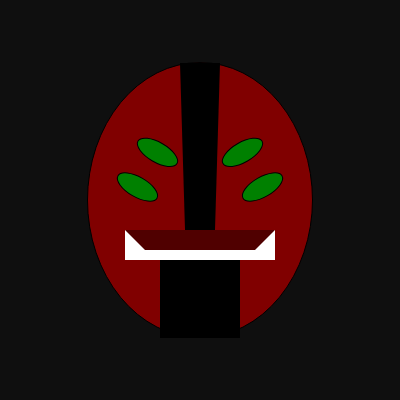
Frame 1 (no input)
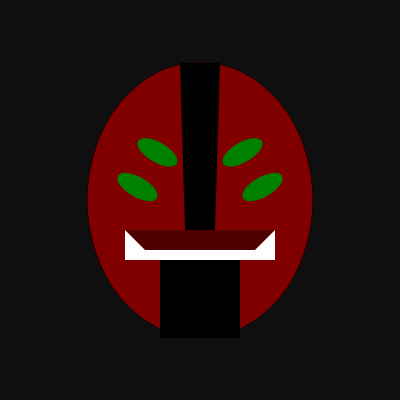
Frame 2 (the mouse pressed at the canvas centre, redrawn once)

The p5.js sketch that drew these frames (run headless with seeded random() and noise() and a simulated clock; the mouse was pressed at the canvas centre and the sketch redrawn once):

// p5.js sketch
// ── sketch.js
function setup() {
  createCanvas(400, 400);
  background(15);
  rectMode(CENTER)
  angleMode(DEGREES)
  noLoop()
}

function draw() {
  
  translate(width/2,height/2)
  fill(128,0,0)
  ellipse(0,0,225,275)
  fill(0, 128, 0)
  /*right eye */
  push()
  translate(70,0)
  rotate(-30)
  ellipse(0,-55,45,20)
  ellipse(0, -15,45,20)
  pop()
  /*left eye */
  push()
  translate(-70,0)
  rotate(30)
  ellipse(0,-55,45,20)
  ellipse(0, -15,45,20)
  pop()
  
  /*mouth*/
  fill(80,0,0)
  noStroke()
  rect(0,45,150,30)
  fill(255)
  
  /*Teeth*/
  beginShape();
  vertex(-75, 30);
  vertex(-75, 60);
  vertex(75, 60);
  vertex(75, 30);
  vertex(55, 50);
  vertex(-55, 50);
  endShape();
  
  /*Top head*/
  beginShape();
  fill(0)
  vertex(20, -137);
  vertex(15, 30);
  vertex(-15, 30);
  vertex(-20, -137);
  endShape();
  
  /*bottom head*/
  beginShape();
  fill(0)
  vertex(40, 138);
  vertex(40, 60);
  vertex(-40, 60);
  vertex(-40, 138);
  endShape();
}
